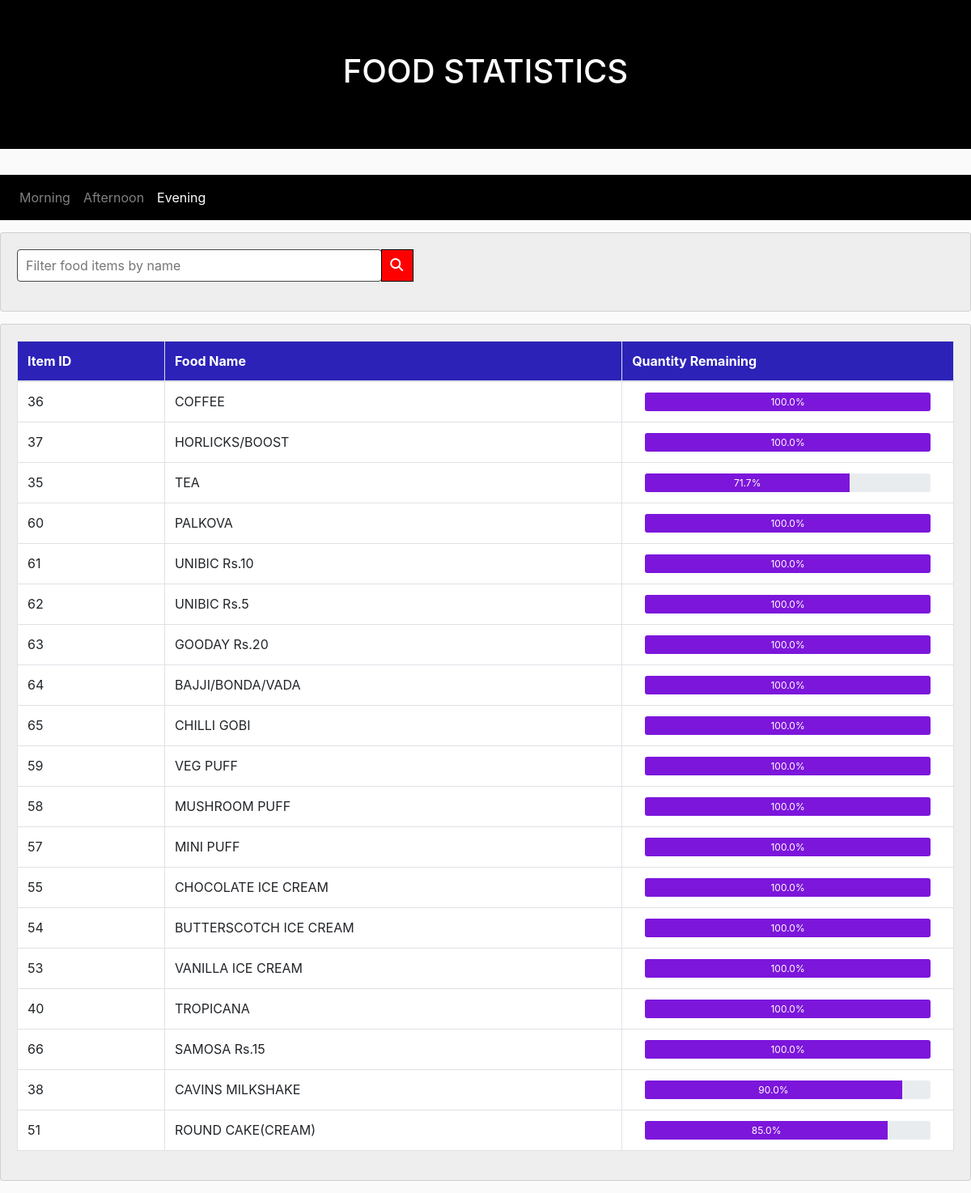
/admin/evening.php?cid=C2, run on the app's committed database.
### tables this page shows
CREATE TABLE `food` (
  `food_id` char(2) NOT NULL,
  `food_name` varchar(150) NOT NULL,
  `food_price` tinyint(3) DEFAULT NULL,
  `initial_qty` tinyint(3) DEFAULT NULL,
  `food_qty` tinyint(3) DEFAULT 0,
  `food_img` varchar(60) DEFAULT NULL,
  `food_status` tinyint(1) DEFAULT 0,
  `session` char(2) NOT NULL,
  `canteen_id` char(2) NOT NULL
);

### admin/evening.php (the view, shortened to what this page needs)
<?php
  include "serverconnect.php";
  $cid=mysqli_real_escape_string($connect,$_GET['cid']);
?>
<!DOCTYPE html>
<html lang="en">
<head>
    <link rel="stylesheet" href="https://maxcdn.bootstrapcdn.com/bootstrap/4.4.1/css/bootstrap.min.css">
</head>
<body>
<div class="jumbotron jumbotron-fluid jcolor">
    <div class="container">
      <h1 class="text-center">FOOD STATISTICS</h1>
    </div>
  </div>
   <nav class="navbar navbar-expand-sm navbar1  navbar-dark ">
    <ul class="navbar-nav">
      <li class="nav-item ">
      <a class="nav-link" href="morning.php?cid=<?php echo $cid; ?>">Morning</a>
      </li>
      <li class="nav-item ">
        <a class="nav-link" href="noon.php?cid=<?php echo $cid; ?>">Afternoon</a>
      </li>
      <li class="nav-item active">
        <a class="nav-link" href="#">Evening</a>
      </li>
    </ul>
  </nav>
  <div class="card card1">
    <div class="card-body">
       <div class="row">
           <div class="col-sm-6">
            <div class="input-group mb-3">
                <input  id="search"  class="form1" onkeyup="show(this.value)"   placeholder="Filter food items by name">
                <div class="input-group-append">
                <i class="fas fa-search icon1"></i>
                </div>
              </div>
           </div>
        </div>
   </div>
</div>
<div id="t1">
<?php
  $sql = "SELECT * FROM food where session='EV' and canteen_id='$cid' ORDER BY food_qty DESC";
  $result = mysqli_query($connect, $sql);
  ?>
  <div class="card card1">
    <div class="card-body">
        <table class="table table-bordered">
            <thead>
            <tr>
              <th class="hcol">Item ID</th>
              <th class="hcol">Food Name</th>
              <th  class="hcol">Quantity Remaining</th>
           </tr>
           </thead>
           <tbody>
<?php
  if (mysqli_num_rows($result) > 0){
  while($row = mysqli_fetch_array($result)) {
    $percent=($row['food_qty']/$row['initial_qty'])*100;
    $percent=number_format($percent, 1);
  ?>
    <tr>
             <td><?php echo $row['food_id'];?></td>
             <td><?php echo $row['food_name'];?></td>
             <td>
              <div class="container ">
                <div class="progress progress1">
                  <div class="progress-bar pbar " role="progressbar" aria-valuenow="<?php echo $percent;?>" aria-valuemin="0" aria-valuemax="100" style="width:<?php echo $percent.'%';?>">
                   <?php echo $percent.'%';?>
                  </div>
                </div>
              </div>
              </td>
      </tr>
   <?php
        }
      }
    ?>
</div>
</body>
</html>

### admin/evening.php (style rules this page uses)
.jcolor { background-color:black; color: rgb(255, 255, 255); }
body { background-color: rgb(250, 250, 250); }
.card1 { background-color:rgb(238, 238, 238); color: rgb(32, 30, 30); margin-top:15px; margin-bottom: 15px; }
.navbar1 { background-color:black; }
.hcol { background-color: rgba(35, 25, 182, 0.952); color:white; }
.pbar { background-color: rgba(119, 12, 219, 0.952); }
.progress1 { border: 1px solid rgb(255, 255, 255); height:25px; }
td { background-color: rgb(255, 255, 255); }
.icon1 { border:1px solid black; padding:10px; width:40px; color:white; background-color:red; }
.form1 { display: block; width: 80%; height:40px; padding: 10px ; font-weight: 400; color: black; background-color: rgb(255, 255, 255); background-clip: padding-box; border: 1px solid rgb(71,71,71); border-radius: 4px; }

### data on the page
food: food "36", food_name "COFFEE", percent "100.0"
food: food "37", food_name "HORLICKS/BOOST", percent "100.0"
food: food "35", food_name "TEA", percent "71.7"
food: food "60", food_name "PALKOVA", percent "100.0"
food: food "61", food_name "UNIBIC Rs.10", percent "100.0"
food: food "62", food_name "UNIBIC Rs.5", percent "100.0"
food: food "63", food_name "GOODAY Rs.20", percent "100.0"
food: food "64", food_name "BAJJI/BONDA/VADA", percent "100.0"
food: food "65", food_name "CHILLI GOBI", percent "100.0"
food: food "59", food_name "VEG PUFF", percent "100.0"
food: food "58", food_name "MUSHROOM PUFF", percent "100.0"
food: food "57", food_name "MINI PUFF", percent "100.0"
food: food "55", food_name "CHOCOLATE ICE CREAM", percent "100.0"
food: food "54", food_name "BUTTERSCOTCH ICE CREAM", percent "100.0"
food: food "53", food_name "VANILLA ICE CREAM", percent "100.0"
food: food "40", food_name "TROPICANA", percent "100.0"
food: food "66", food_name "SAMOSA Rs.15", percent "100.0"
food: food "38", food_name "CAVINS MILKSHAKE", percent "90.0"
food: food "51", food_name "ROUND CAKE(CREAM)", percent "85.0"
